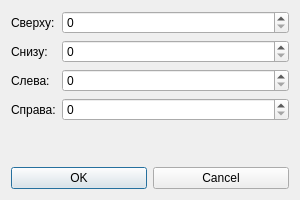
<?xml version="1.0" encoding="UTF-8"?>
<ui version="4.0">
 <class>CropDialog</class>
 <widget class="QDialog" name="CropDialog">
  <property name="geometry">
   <rect>
    <x>0</x>
    <y>0</y>
    <width>300</width>
    <height>200</height>
   </rect>
  </property>
  <property name="windowTitle">
   <string>Обрезка изображения</string>
  </property>
  <layout class="QVBoxLayout" name="verticalLayout">
   <item>
    <layout class="QFormLayout" name="formLayout">
     <item row="0" column="0">
      <widget class="QLabel" name="topLabel">
       <property name="text">
        <string>Сверху:</string>
       </property>
      </widget>
     </item>
     <item row="0" column="1">
      <widget class="QSpinBox" name="topSpinBox">
       <property name="minimum">
        <number>0</number>
       </property>
       <property name="maximum">
        <number>10000</number>
       </property>
      </widget>
     </item>
     <item row="1" column="0">
      <widget class="QLabel" name="bottomLabel">
       <property name="text">
        <string>Снизу:</string>
       </property>
      </widget>
     </item>
     <item row="1" column="1">
      <widget class="QSpinBox" name="bottomSpinBox">
       <property name="minimum">
        <number>0</number>
       </property>
       <property name="maximum">
        <number>10000</number>
       </property>
      </widget>
     </item>
     <item row="2" column="0">
      <widget class="QLabel" name="leftLabel">
       <property name="text">
        <string>Слева:</string>
       </property>
      </widget>
     </item>
     <item row="2" column="1">
      <widget class="QSpinBox" name="leftSpinBox">
       <property name="minimum">
        <number>0</number>
       </property>
       <property name="maximum">
        <number>10000</number>
       </property>
      </widget>
     </item>
     <item row="3" column="0">
      <widget class="QLabel" name="rightLabel">
       <property name="text">
        <string>Справа:</string>
       </property>
      </widget>
     </item>
     <item row="3" column="1">
      <widget class="QSpinBox" name="rightSpinBox">
       <property name="minimum">
        <number>0</number>
       </property>
       <property name="maximum">
        <number>10000</number>
       </property>
      </widget>
     </item>
    </layout>
   </item>
   <item>
    <layout class="QHBoxLayout" name="buttonLayout">
     <item>
      <widget class="QPushButton" name="okButton">
       <property name="text">
        <string>OK</string>
       </property>
       <property name="default">
        <bool>true</bool>
       </property>
      </widget>
     </item>
     <item>
      <widget class="QPushButton" name="cancelButton">
       <property name="text">
        <string>Cancel</string>
       </property>
      </widget>
     </item>
    </layout>
   </item>
  </layout>
 </widget>
 <resources/>
 <connections/>
</ui>
